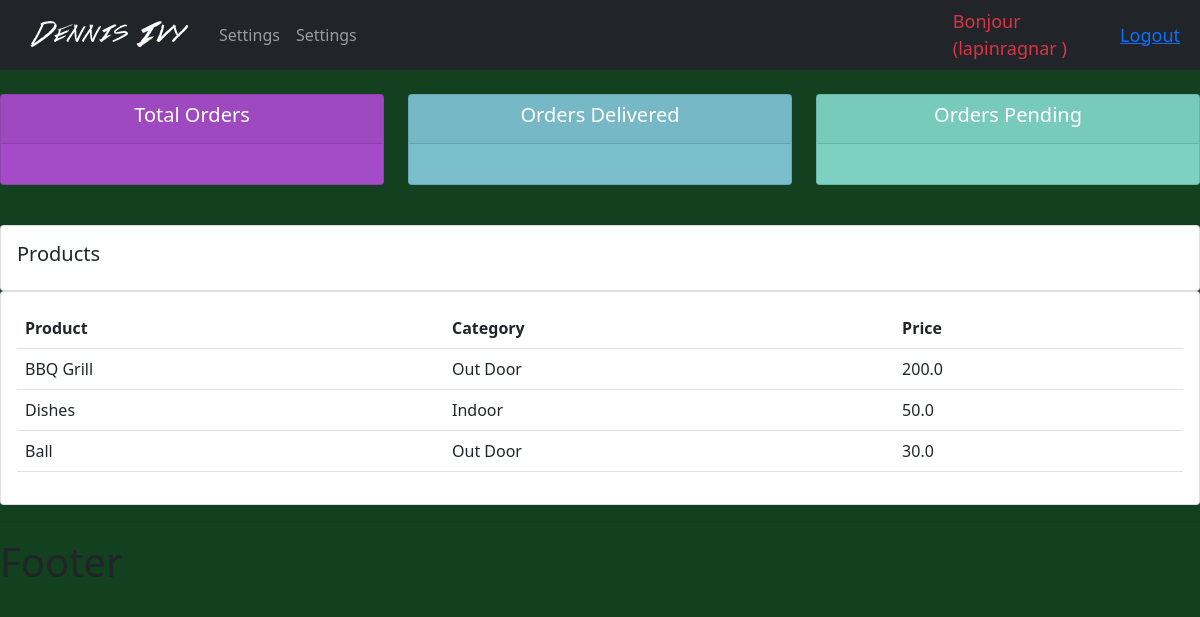
Screenshot of /products/ (signed in) with the database file from the repository.
### accounts/models.py (models this page shows, shortened)
class Product(models.Model):
    CATEGORY = (
        ('Indoor', 'Indoor'),
        ('Out Door', 'Out Door')
    )
    name = models.CharField(max_length=200, null=True)
    price = models.FloatField(null=True)
    category = models.CharField(max_length=200, null=True, choices=CATEGORY)
    description = models.CharField(max_length=200, null=True, blank=True)
    date_created = models.DateTimeField(auto_now_add=True, null=True)
    tags = models.ManyToManyField(Tag)

### accounts/decorators.py (the view)
        def weapper_func(request, *args, **kwargs):
            print("ca marche!", allowed_roles)
            group = None
            if request.user.groups.exists():
                group = request.user.groups.all()[0].name
            if group in allowed_roles:
                return view_func(request, *args, **kwargs)
            else:
                return HttpResponse('You are not authorized to view this page!')

### accounts/views.py (called while the page is built)
@login_required(login_url='login')
@allowed_users(allowed_roles=['admin'])
def products(request):
    products = Product.objects.all()
    return render(request, 'accounts/products.html', {'products': products})

### templates/accounts/products.html (shortened to what this page needs)
{% extends 'accounts/main.html' %}
{% block content %}
    <br>
    <div class="row">
        <div class="col-md">
            <div class="card card-body">
                <h5>Products</h5>
            </div>
            <div class="card card-body">
                <table class="table">
                    <tr>
                        <th>Product</th>
                        <th>Category</th>
                        <th>Price</th>
                    </tr>
                    {% for i in products %}
                        <tr>
                            <td> {{ i.name }} </td>
                            <td> {{ i.category }}</td>
                            <td> {{ i.price }}</td>
                        </tr>
                    {% endfor %}
                </table>
            </div>
        </div>
    </div>
{% endblock %}

### templates/accounts/partials/_navbar.html (shortened to what this page needs)
{% load static %}
<nav class="navbar navbar-expand-lg navbar-dark bg-dark">
  <div class="container-fluid">
        <img src="{% static 'images/logo.png' %}" alt="">
        <div class="collapse navbar-collapse" id="navbarNav">
          <ul class="navbar-nav">
            {% if request.user.is_stuff %}
                <li class="nav-item">
                  <a class="nav-link" href="{% url 'home' %}">Dashboard</a>
                </li>
                <li class="nav-item">
                  <a class="nav-link" href="{% url 'products' %}">Products</a>
                </li>
            {% else %}
                <li class="nav-item">
                  <a class="nav-link" href="{% url 'account' %}">Settings</a>
                </li>
                <li class="nav-item">
                  <a class="nav-link" href="{% url 'account' %}">Settings</a>
                </li>
            {% endif %}
          </ul>
        </div>
  </div>
    <span class="hello-msg text-danger ">Bonjour ({{ request.user }} )</span>
    <span class="hello-msg"><a href="{% url 'logout' %}">Logout</a></span>
</nav>

### static/css/accounts/main.css (style rules this page uses)
body { background-color: #13401e; }

### templates/accounts/partials/_navbar.html (style rules this page uses)
.hello-msg { font-size: 18px; color: #fff; margin-right: 20px; }

### rows the page displays
Product: name "BBQ Grill", category "Out Door", price "200.0"
Product: name "Dishes", category "Indoor", price "50.0"
Product: name "Ball", category "Out Door", price "30.0"

### other values shown
{{ request.user }} "lapinragnar"
